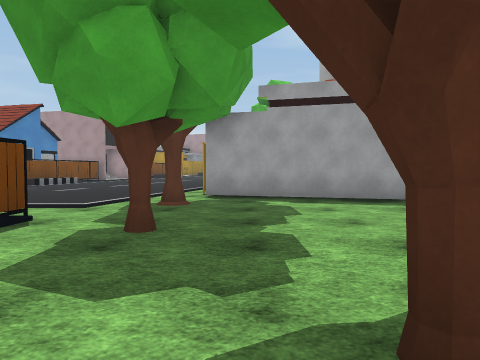
View 1 (above)

24 first-person views from a walk through a scene from a Unity 3-D project. The camera is 1.3 m above the floor, tilts 2° down and sees 70° across. The floor is counted in squares, 2 m on a side. Each view is taken from the middle of a square. On the plan, view 1 faces up. The plan holds only what a view shows up to about 10 squares ahead; the rest is blank. The place goes on beyond the plan. The player is left out. Some surface patterns are stand-ins.

View 2
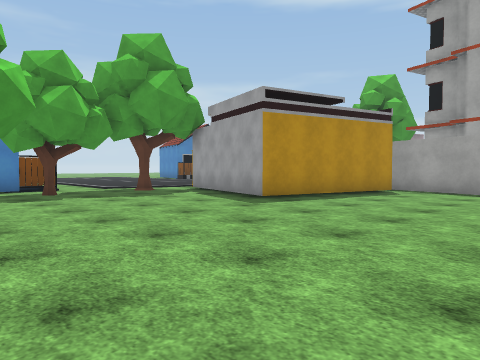

View 3
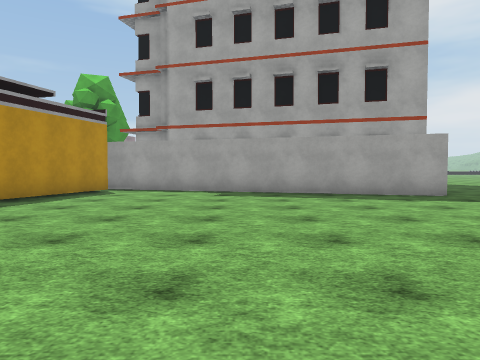

View 4
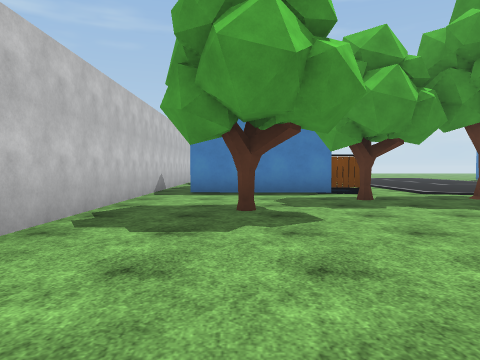

View 5
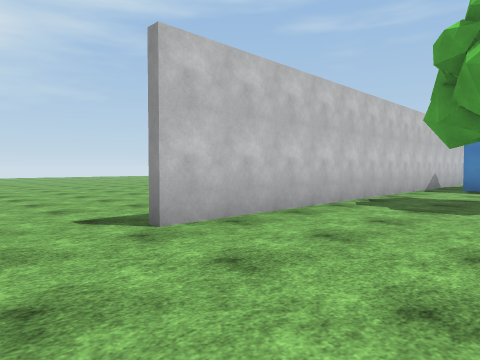

View 6
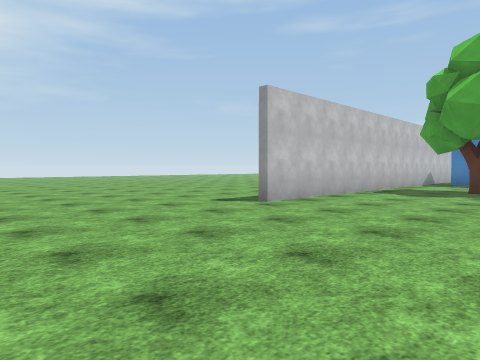

View 7
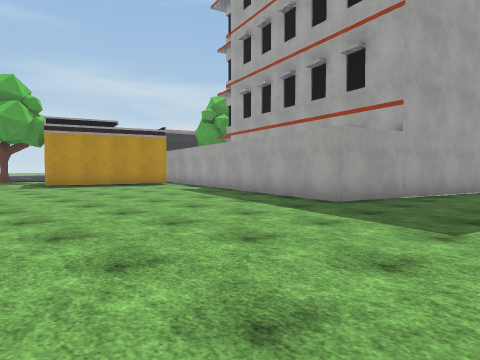

View 8
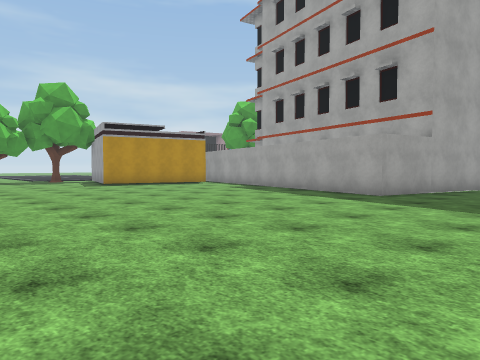

View 9
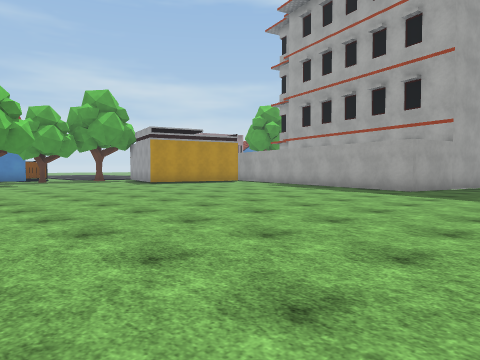

View 10
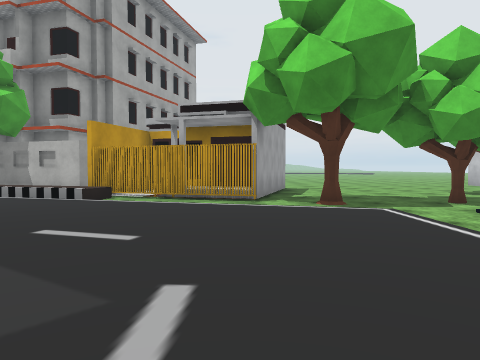

View 11
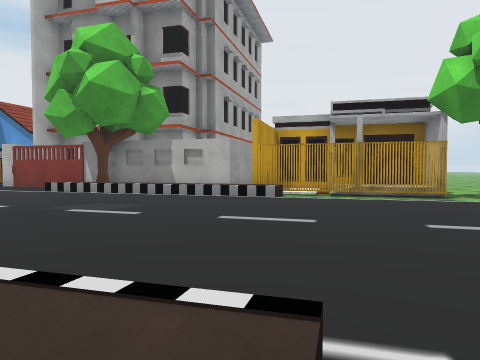

View 12
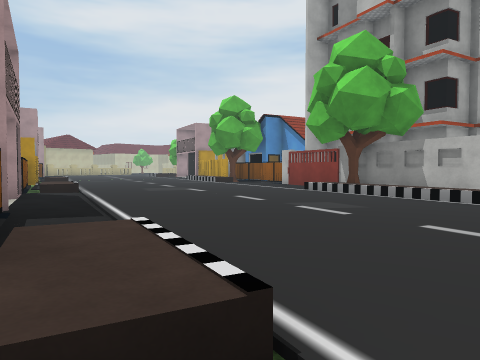

View 13
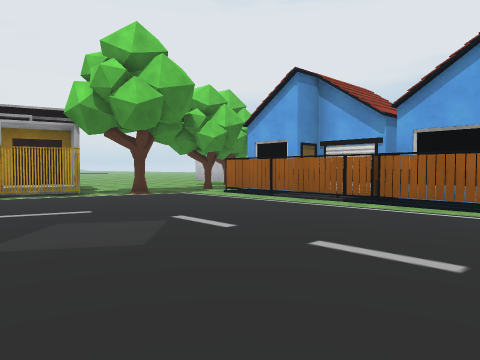

View 14
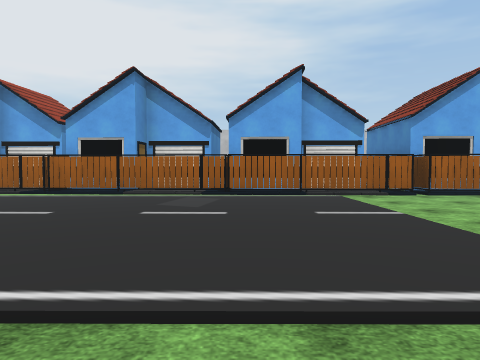

View 15
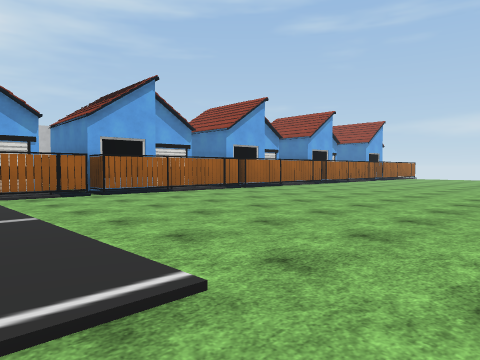

View 16
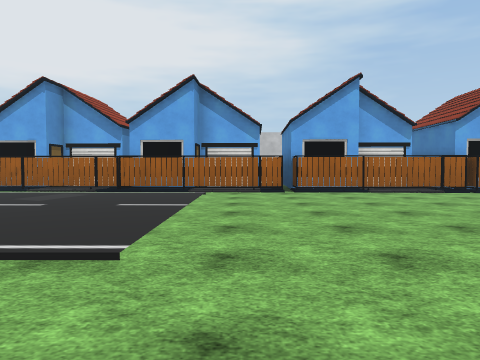

View 17
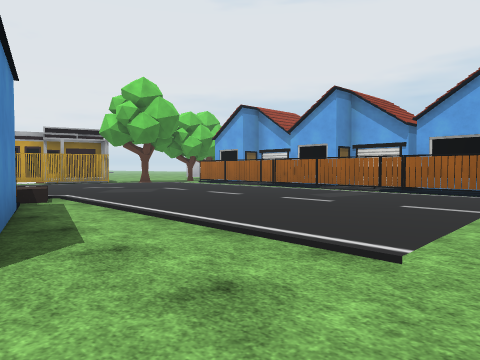

View 18
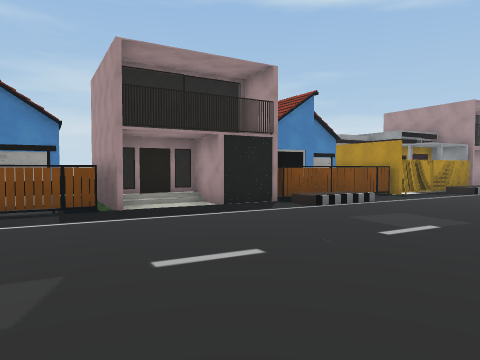

View 19
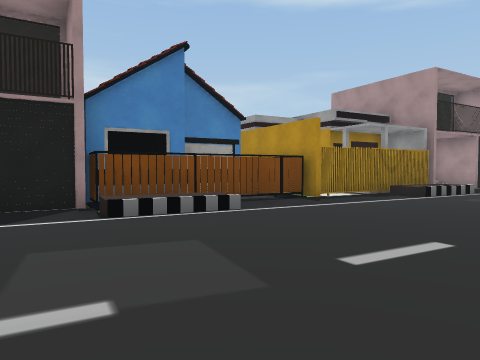

View 20
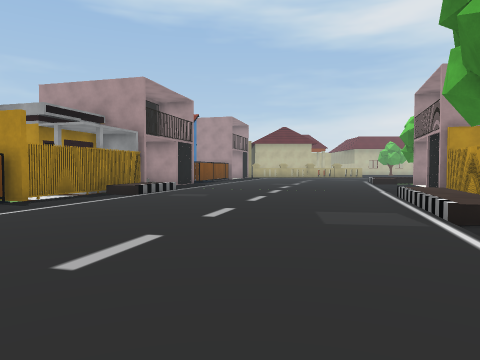

View 21
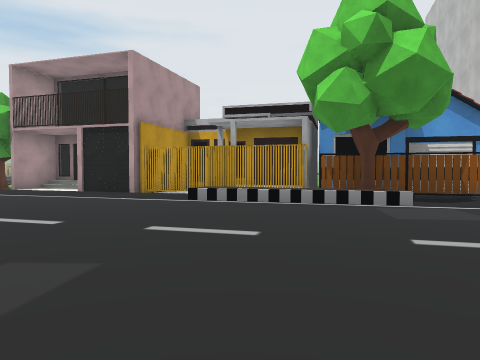

View 22
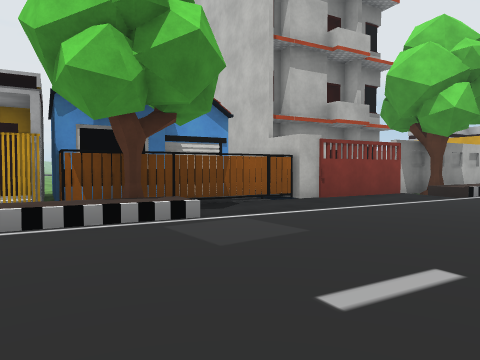

View 23
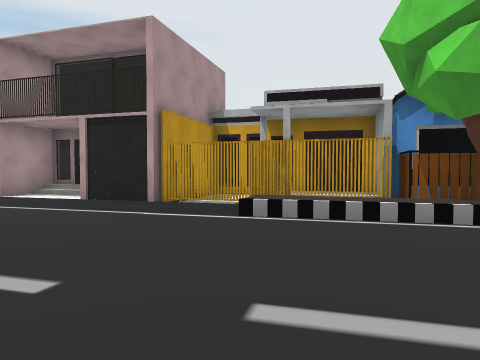

View 24
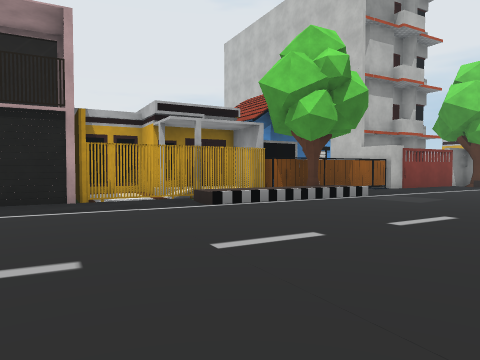

### Floor plan
Key: @ floor where view 1 was taken; # wall or solid block; . main floor; : floor 0.5 m higher than the main floor; / step, stairs or slope; = window, fence, low wall or low ledge; H house; O other object.
Columns run from 21 left of view 1 to 16 right of it. Each row starts with its distance up from view 1.
 31                     .... ...
 30                  H  .......#
 29                  #//.......H
 28                  #:........## #
 27                  #.........#  #
 26                ###.......:##  #
 25               # #.......//##
 24               ###.......//#  #
 23               ###/....../##  ##
 22               ##//.......##
 21               ##//.......#
 20              ###.........#
 19             ##..........##
 18            ##H..........#
 17             ###.........#
 16             ###.......:##
 15              #.......//#
 14       ... ## #/......//#           #
 13      ......###:......:##          ##
 12 .............//......:.#          #.
 11 ....................=### #####    #..
 10 .....................##  #...######..
  9 .....................## ##.......##..
  8 .....................## #............
  7 ......................###............
  6 ....................#.................
  5 #######/..............................
  4      ######=#######.O.................
  3             ##   ##...................
  2                   #...................
  1                   #...#...............
  0                   #..@................
 -1                  ##########.....  ....
 -2                           ......
 -3                          .......
 -4                          .......
 -5                          .......

Where each view was taken, in squares from view 1:
view 1: 0 up, 0 right, facing up
view 2: 1 up, 8 right, facing up-left
view 3: 1 up, 8 right, facing up
view 4: 1 up, 6 right, facing left
view 5: 2 up, 8 right, facing down-left
view 6: 3 up, 11 right, facing down-left
view 7: 3 up, 16 right, facing up-left
view 8: 1 up, 16 right, facing up-left
view 9: 1 down, 16 right, facing up-left
view 10: 8 up, 8 left, facing right
view 11: 12 up, 8 left, facing right
view 12: 11 up, 8 left, facing up-right
view 13: 11 up, 10 left, facing down-right
view 14: 13 up, 12 left, facing down
view 15: 13 up, 13 left, facing down-left
view 16: 14 up, 15 left, facing down
view 17: 14 up, 15 left, facing down-right
view 18: 14 up, 0 right, facing up-left
view 19: 19 up, 0 right, facing up-left
view 20: 19 up, 0 right, facing up
view 21: 26 up, 3 left, facing right
view 22: 26 up, 1 left, facing down-right
view 23: 27 up, 1 left, facing right
view 24: 31 up, 1 left, facing down-right
